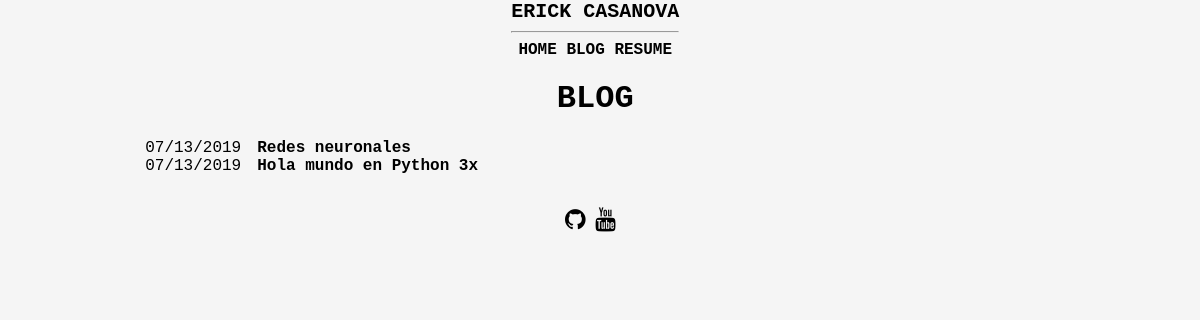
Screenshot of /blog/ with the database file from the repository.
### blog/models.py (models this page shows, shortened)
class Post(models.Model):
    title = models.CharField(max_length=200, verbose_name="Título")
    content = RichTextField(verbose_name="Contenido")
    published = models.DateTimeField(verbose_name="Fecha de publicación", default=now)
    writer = models.CharField(max_length=200, verbose_name="Escritor")
    author = models.ForeignKey(User, verbose_name="Autor", on_delete=models.CASCADE)
    categories = models.ManyToManyField(Category, verbose_name="Categorías")
    created = models.DateTimeField(auto_now_add=True, verbose_name="Fecha de creación")
    updated =  models.DateTimeField(auto_now=True, verbose_name="Fecha de edición")
    class Meta:
        verbose_name = "entrada"
        verbose_name_plural = "entradas"
        ordering = ['-created']

### blog/views.py (the view)
# urls.py: path('', views.blog, name="blog"),
def blog(request):
    post = Post.objects.all()
    return render(request, "blog/blog.html",{'posts':post})

### blog/templates/blog/blog.html (shortened to what this page needs)
{% extends "core/base.html" %}
{% load static %}
{% block content %}
  <div id="content">
  <h1 class="title">Blog</h1>
  <div class="post-list">
  {% for post in posts %}
    <div class="post-item">
      <span class="post-date">{{post.published|date:"SHORT_DATE_FORMAT"}}</span><a class="post-link" href="/blog/{{post.id}}">{{post.title}}</a>
    </div>
  {% endfor %}
  </div>
    </div>
{% endblock %}

### core/templates/core/base.html (shortened to what this page needs)
<!DOCTYPE html>
<html><head>
    {% load static %}
  <link defer rel="stylesheet" href="{% static 'core/css/simple.css' %}" />
  <link defer href="https://stackpath.bootstrapcdn.com/font-awesome/4.7.0/css/font-awesome.min.css" rel="stylesheet">
 <link rel="stylesheet"
      href="//cdnjs.cloudflare.com/ajax/libs/highlight.js/9.15.8/styles/darcula.min.css">
</head>
<body><center>
  <div class="head-title-wrapper">
    <a href="{% url 'home' %}" class="head-title">Erick Casanova</a>
    <hr/>
    <div style="title-wrapper">
      <a class="title" href="{% url 'home' %}">Home</a>
      <a class="title" href="{% url 'blog' %}">Blog</a>
      <a class="title" href="{% url 'resumen' %}">Resume</a>
    </div>
  </div>
</center>
{% block content %}{% endblock %}
<center>
  <footer>
    <div class="footer-list">
      <div class="footer-item">
        <a href="https://github.com/erickcasita"><i class="fa fa-github"></i></a>
      </div>
      <div class="footer-item">
        <a href="https://www.youtube.com/channel/UC8hkaTrGV5bUkV5PW3D65NQ"><i class="fa fa-youtube"></i></a>
      </div>
    </div>
  </footer>
</center></body>
</html>

### core/static/core/css/simple.css (style rules this page uses)
html { font-family: Monospace, Courier; }
body { font-size: 16px; max-width: 900px; padding-left: 2ch; padding-right: 3ch; margin: 0 auto; background: #F5F5F5; }
a { color: black; font-weight: bold; }
.head-title-wrapper { display: inline-block; vertical-align:middle; }
.head-title { text-decoration: none; text-transform: uppercase; font-size: 20px; }
.title { text-decoration: none; text-transform: uppercase; text-align: center; }
.post-link { padding-left: 1em; text-decoration: none; }
footer { width: 100%; margin-top: 2em; }
.footer-list { padding:0; margin:0; display: flex; list-style: none; justify-content:center; }
.footer-item a { text-decoration: none; margin-right: 0.4em; font-size: 1.5em; }

### rows the page displays
Post: published "07/13/2019", title "Redes neuronales"
Post: published "07/13/2019", title "Hola mundo en Python 3x"
